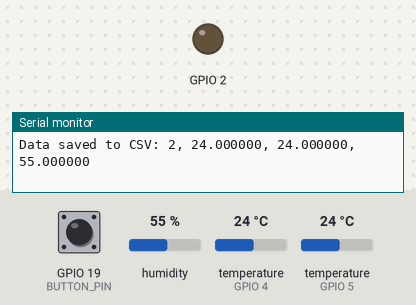
A program run on a simulated ESP32. Shown: output pins drawn as LEDs (lit = HIGH), the last lines printed to the serial monitor. The inputs (shaded band) are chosen by the test bench; at power-on: GPIO 19 (BUTTON_PIN) HIGH, humidity 55 %, temperature (sensors on GPIO 4, GPIO 5) 24 °C. Storage starts empty.

Above: at 11.5 s.
11.6 s: GPIO 19 (BUTTON_PIN) pulled LOW for 3 s
At 12.6 s:
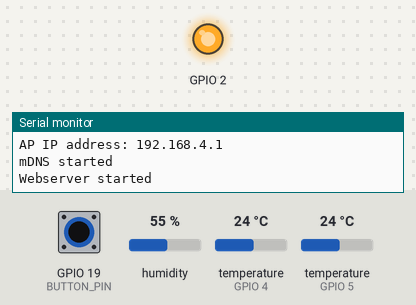
42.4 s: GPIO 19 (BUTTON_PIN) pulled LOW for 3 s
At 43.1 s:
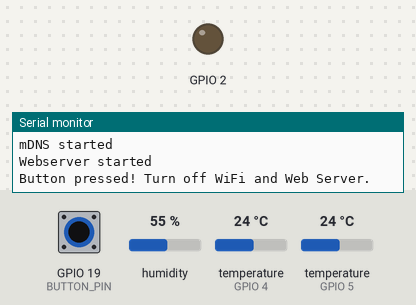
Timing chart, 0 to 45.4 s (numbered marks = the images above; inputs shaded):
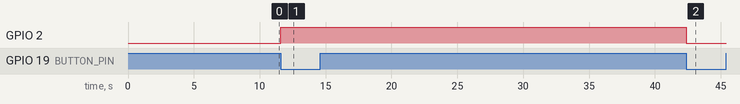

Measured:
- after the input at 11.6 s, GPIO 2: LOW → HIGH at once
- after the input at 42.4 s, GPIO 2: HIGH → LOW at once

The program:

main.cpp
```cpp
#include <WiFi.h>
#include <OneWire.h>
#include <DallasTemperature.h>
#include "DHT.h"
#include "SPIFFS.h"
#include <ESPAsyncWebServer.h>
#include <ESPmDNS.h>

// Coisas do DS18B20 ================
#define ONE_WIRE_BUS 4
OneWire oneWire(ONE_WIRE_BUS);
DallasTemperature sensors(&oneWire);
float tempDS18B20;

// Coisas do DHT22 ==================
#define DHTPIN 5
#define DHTTYPE DHT22
DHT dht(DHTPIN, DHTTYPE);
float tempDHT, humiDHT;

// Coisas do Botão Push =============
#define BUTTON_PIN 19
bool buttonPressed = false;

// Coisas do WiFi ===================
const char* ssid = "ESP32_AP";
const char* password = "password_1234";

// Coisas do Web Server =============
AsyncWebServer server(80);

// Variável para contar as amostras
int sampleCount = 0;
const int maxSamples = 1000;  // Limita o número de amostras no arquivo CSV
bool doRead = true; // Configura o estado para leitura

// Variáveis para controle de tempo de coleta das amostras
unsigned long lastReadingTime = 0; // Armazena o tempo da última leitura
const long readingInterval = 5000; // Intervalo de 5 segundos


// Função para salvar dados em CSV
void saveDataToCSV(float data1, float data2, float data3) {
  // Reseta o arquivo CSV se ultrapassar o limite de amostras
  if (sampleCount >= maxSamples) {
    SPIFFS.remove("/data.csv");  // Apaga o arquivo CSV antigo
    sampleCount = 0;
    Serial.println("CSV file reset after 1000 samples");
  }

  File file = SPIFFS.open("/data.csv", FILE_APPEND);
  if (!file) {
    Serial.println("Failed to open file for appending");
    return;
  }

  // Incrementa o contador de amostras
  sampleCount++;

  // Salva os dados no formato: contagem, dado1, dado2, dado3
  file.printf("%d,%f,%f,%f\n", sampleCount, data1, data2, data3);
  file.close();
  Serial.printf("Data saved to CSV: %d, %f, %f, %f\n", sampleCount, data1, data2, data3);
}

void sensorReading() {
  unsigned long currentMillis = millis(); // Captura o tempo atual

  // Verifica se o intervalo de leitura foi atingido
  if (currentMillis - lastReadingTime >= readingInterval) {
    // Atualiza o tempo da última leitura
    lastReadingTime = currentMillis;

    // Leitura dos sensores com tentativas de repetição para o DHT
    sensors.requestTemperatures();
    tempDS18B20 = sensors.getTempCByIndex(0);

    for (int i = 0; i < 3; i++) {
      tempDHT = dht.readTemperature();
      humiDHT = dht.readHumidity();
      if (!isnan(humiDHT) && !isnan(tempDHT)) break;
      delay(1000);  // Tenta novamente após 1 segundo
    }

    if (isnan(humiDHT) || isnan(tempDHT)) {
      Serial.println(F("Failed to read from DHT sensor after 3 attempts!"));
      return;
    }

    Serial.print("DS18B20 Temp: ");
    Serial.print(tempDS18B20);
    Serial.print(" °C, DHT Temp: ");
    Serial.print(tempDHT);
    Serial.print(" °C, Humidity: ");
    Serial.print(humiDHT);
    Serial.println(" %");

    // Salva os dados em CSV
    saveDataToCSV(tempDS18B20, tempDHT, humiDHT);
  }
}

// Função para cuidar com o botão push (com debounce)
void IRAM_ATTR handleButtonPress() {
  static unsigned long lastPress = 0;
  if (millis() - lastPress > 200) {  // Debounce de 200ms
    buttonPressed = true;
    lastPress = millis();
  }
}

String removeCSVFile(String filename){
  if (SPIFFS.exists(filename)) { // Verifica se o arquivo existe
    if (SPIFFS.remove(filename)) { // Romove o arquivo passado
      Serial.println("File removed");
      sampleCount = 0;
      return "File removed";
    } else {
      Serial.println("Failed to remove file");
      return "Failed to remove file";
    }
  } else {
    Serial.println("File not found");
    return "File not found";
  }
}

// Função para configurar o WiFi e o servidor
void setupWiFiAndServer() {
  WiFi.softAP(ssid, password);
  IPAddress IP = WiFi.softAPIP();
  if (IP) {
    Serial.print("AP IP address: ");
    Serial.println(IP);
  } else {
    Serial.println("Failed to start WiFi AP");
    return;
  }

  // Inicia o mDNS
  if (MDNS.begin("iot-lea")) {
    Serial.println("mDNS started");
  }

  // Rota para download do arquivo CSV
  server.on("/download", HTTP_GET, [](AsyncWebServerRequest *request) {
    if(SPIFFS.exists("/data.csv")) {
      request->send(SPIFFS, "/data.csv", "text/csv");
    } else {
      request->send(404, "text/plain", "File not found");
    }
  });

  // Rota para apagar do arquivo CSV
  server.on("/remove", HTTP_GET, [](AsyncWebServerRequest *request) {
    request->send(200, "text/plain", removeCSVFile("/data.csv").c_str());
  });

  // Rota para parar as coletas
  server.on("/stop", HTTP_GET, [](AsyncWebServerRequest *request) {
    doRead = false;
    Serial.println("Parando a leitura dos sensores...");
    request->send(200, "text/plain", "Data collection stopped");
  });

  // Rota para iniciar as coletas
  server.on("/start", HTTP_GET, [](AsyncWebServerRequest *request) {
    doRead = true;
    Serial.println("Retomando a leitura dos sensores...");
    request->send(200, "text/plain", "Data collection started successfully");
  });

  server.begin();
  Serial.println("Webserver started");
}

void setup() {
  Serial.begin(115200);
  sensors.begin();
  dht.begin();

  // Initializa SPIFFS (com formatação automática em caso de falha)
  if (!SPIFFS.begin(true)) {
    Serial.println("An error occurred while mounting SPIFFS");
    return;
  }

  // Configuração do botão push
  pinMode(BUTTON_PIN, INPUT_PULLUP);
  attachInterrupt(BUTTON_PIN, handleButtonPress, FALLING);

  // Configuração do LED
  pinMode(2, OUTPUT);
}

void loop() {
  if(doRead == true) { // Verifica se deve fazer a leitura dos sensores
    // Faz a leitura dos sensores
    sensorReading();
  }

  // Verifica se o botão foi pressionado
  if (buttonPressed) {
    buttonPressed = false;

    if (digitalRead(2) == HIGH) {
      Serial.println("Button pressed! Turn off WiFi and Web Server.");
      digitalWrite(2, LOW);
      doRead = true;
      WiFi.softAPdisconnect(true); // Desliga o WiFi
      server.end(); // Desliga o web server
    } else {
      Serial.println("Button pr/essed! CSV file available for download.");
      digitalWrite(2, HIGH);
      doRead = false;
      setupWiFiAndServer(); // Liga o WiFi e inicia o web server
    }
  }
}
```
